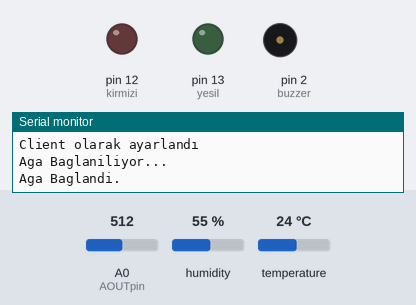
A sketch run on a simulated Arduino Uno, built with avr-gcc and run on an emulated ATmega328P. Shown: output pins drawn as LEDs (lit = HIGH), buzzer (waves = sounding, pin HIGH), the last lines printed to the serial monitor. The inputs (shaded band) are chosen by the test bench; at power-on: A0 (AOUTpin) = 512, temperature 24 °C, humidity 55 %. The modem accepts every AT command (registered, SIM ready, sends succeed) and sends nothing else.

Above: at 2.5 s.
2.6 s: A0 (AOUTpin) set to 348
11.6 s: A0 (AOUTpin) set to 323
At 20.7 s:
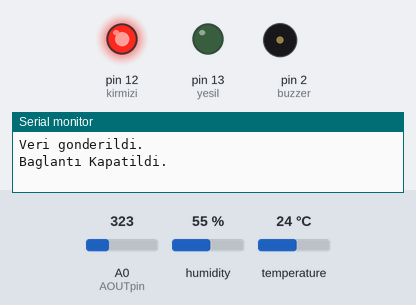
21.2 s: temperature set to 28 °C
At 29.2 s:
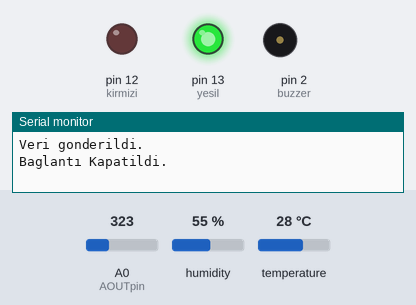
29.8 s: temperature set to 12 °C
At 38.7 s:
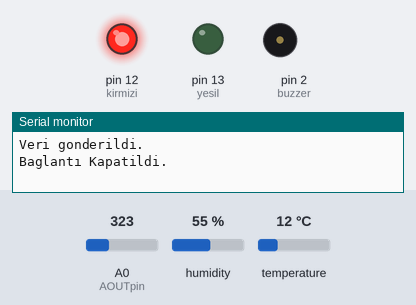
39.6 s: temperature set to 33 °C
At 46.64 s:
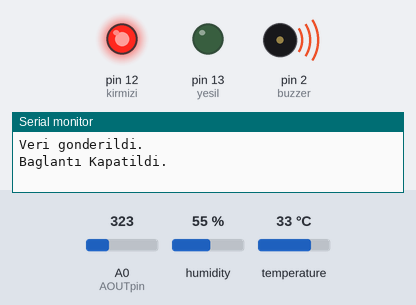
Timing chart, 0 to 58.3 s (numbered marks = the images above; inputs shaded):
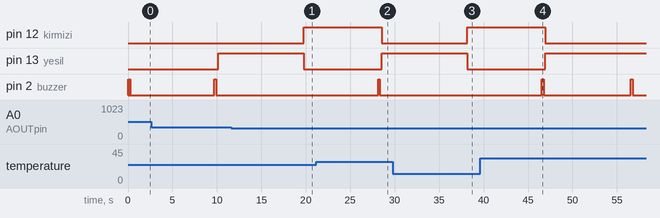

Measured:
- the behaviour switches between 331 and 330 on A0 (AOUTpin) (found by bisection; images 0 and 1)
- the behaviour switches between 26 and 27 °C on temperature (found by bisection; images 1 and 2)
- after the input at 11.6 s, pin 12 (kirmizi): LOW → HIGH after 8.1 s; pin 13 (yesil): HIGH → LOW after 8.1 s; pin 2 (buzzer): stays LOW (without the input it goes to HIGH after 8.1 s)
- after the input at 21.2 s, pin 12 (kirmizi): HIGH → LOW after 7.3 s; pin 13 (yesil): LOW → HIGH after 7.3 s; pin 2 (buzzer): LOW → HIGH after 6.9 s, → LOW 0.20 s later
- after the input at 29.8 s, pin 12 (kirmizi): LOW → HIGH after 8.4 s; pin 13 (yesil): HIGH → LOW after 8.4 s; pin 2 (buzzer): stays LOW (without the input it goes to HIGH after 8.4 s)
- after the input at 39.6 s, pin 12 (kirmizi): HIGH → LOW after 7.3 s; pin 13 (yesil): LOW → HIGH after 7.3 s; pin 2 (buzzer): alternates HIGH for 0.20 s and LOW for 9.8 s, starting after 6.9 s

The sketch:

main.ino
```cpp
#include <dht11.h> //DHT11 Sıcaklık Sensörü Kütüphanesi
#include <SoftwareSerial.h> //SoftwareSerial kütüphanimizi ekliyoruz.
SoftwareSerial gsm(8,9); //rx tx
SoftwareSerial esp(10,11);//Seri haberleşme pin ayarlarını yapıyoruz.
dht11 DHT11;

String agAdi = "esp";                 //Ağımızın adını buraya yazıyoruz.
String agSifresi = "12345678";           //Ağımızın şifresini buraya yazıyoruz.
String smsMetni = "";

int dhtPin = 6;


String ip = "184.106.153.149";//Thingspeak ip adresi

int buzzer=2; // Buzzer Sinyal Pini
int AOUTpin=A0; // Duman Sensörü Analog Pini


// RGB Led
int kirmizi=12; // RGB Led Kırmızı Işık Pini
int yesil=13; // RGB Led Yeşil Işık Pini

int sicaklik; // Sıcaklık Değişkeni

int value; // Duman Sensörü Alanlog Değişkeni


void SMSgonder(String mesaj) {

  gsm.begin(9600);
 // gsm.print("AT+CMGF=1");
  delay(100);
  gsm.println("AT+CMGS=\"+905374310537\"");// telefon numarasi degistir
  delay(100);
  gsm.println(mesaj);
  delay(100);
  gsm.println((char)26);
  delay(100);
  gsm.println();
  delay(100);
  gsm.println("AT+CMGD=1,4");
  delay(100);
  gsm.println("AT+CMGF=1");
  delay(100);
  gsm.println("AT+CNMI=1,2,0,0,0");
  delay(200);
  smsMetni = "";
}


void setup()
{
Serial.begin(9600); // Seri Bağlantı Hızı

pinMode(kirmizi, OUTPUT); // RGB Led Kırmızı Işık Çıkışı
pinMode(yesil, OUTPUT); // RGB Led Yeşil Işık Çıkışı
pinMode(buzzer, OUTPUT); // Buzzer Çıkışı
beep(50);
beep(50);
beep(50);
Serial.println("Started");
esp.begin(115200);  //ESP8266 ile seri haberleşmeyi başlatıyoruz.
esp.println("AT");  //AT komutu ile modül kontrolünü yapıyoruz.
  Serial.println("AT Yollandı");
  while(!esp.find("OK")){    //Modül hazır olana kadar bekliyoruz.
    esp.println("AT");
    Serial.println("ESP8266 Bulunamadı.");
  }
  Serial.println("OK Komutu Alındı");
  esp.println("AT+CWMODE=1"); //ESP8266 modülünü client olarak ayarlıyoruz.
  while(!esp.find("OK")){     //Ayar yapılana kadar bekliyoruz.
    esp.println("AT+CWMODE=1");
    Serial.println("Ayar Yapılıyor....");
  }
  Serial.println("Client olarak ayarlandı");
  Serial.println("Aga Baglaniliyor...");
  esp.println("AT+CWJAP=\""+agAdi+"\",\""+agSifresi+"\"");//Ağımıza bağlanıyoruz.
  while(!esp.find("OK"));//Ağa bağlanana kadar bekliyoruz.
  Serial.println("Aga Baglandi.");
  delay(1000);
}

void loop(){

esp.println("AT+CIPSTART=\"TCP\",\""+ip+"\",80");//Thingspeak'e bağlanıyoruz.
  if(esp.find("Error")){                           //Bağlantı hatası kontrolü yapıyoruz.
    Serial.println("AT+CIPSTART Error");
  }
  delay(2000);
  DHT11.read(dhtPin);
  sicaklik = (int)DHT11.temperature; // Sıcaklık Değeri Okunuyor
  value= (int)analogRead(AOUTpin); // Duman Sensörü Analog Değeri Okunuyor
  delay(1000);
  String veri = "GET https://api.thingspeak.com/update?api_key=7A2FPDQ8TYO0TEO4";   //Thingspeak komutu. Key kısmına kendi api keyimizi yazıyoruz.
  veri += "&field1=";
  veri += String(sicaklik);                                     //Göndereceğimiz sıcaklık değişkeni
  veri += "&field2=";
  veri += String(value);                                        //Göndereceğimiz gaz değişkeni
  veri += "\r\n\r\n";
  esp.print("AT+CIPSEND=");                                   //ESP'ye göndereceğimiz veri uzunluğunu veriyoruz.
  esp.println(veri.length()+2);
  delay(2000);
  if(esp.find(">")){                                          //ESP8266 hazır olduğunda içindeki komutlar çalışıyor.
    esp.print(veri);                                          //Veriyi gönderiyoruz.
    Serial.println(veri);
    Serial.println("Veri gonderildi.");
    delay(1000);
  }
  Serial.println("Baglantı Kapatildi.");
  esp.println("AT+CIPCLOSE");                                //Bağlantıyı kapatıyoruz
  delay(1000);                                               //Yeni veri gönderimi için 1 dakika bekliyoruz.
delay(300);
if (value > 330){
beep(200);
//Kullanılan RGB Led Anot (Pozitif) Uçlu Olduğudan LOW Değeri Ledi Yakar
digitalWrite(kirmizi, LOW); // Kırmızı Işık Açık
digitalWrite(yesil, HIGH); // Yeşil Işık Kapalı
    gsm.begin(9600);
    delay(100);
    gsm.println("AT+CMGF=1");
    delay(100);
    gsm.println("AT+CNMI=1,2,0,0,0");
    gsm.println("AT+CMGD=1,4");
    SMSgonder("sms içeriği");
    gsm.flush();
}

else if (DHT11.temperature > 26){
beep(200);
digitalWrite(kirmizi, LOW); // Kırmızı Işık Açık
digitalWrite(yesil, HIGH); // Yeşil Işık Kapalı
    gsm.begin(9600);
    delay(100);
    gsm.println("AT+CMGF=1");
    delay(100);
    gsm.println("AT+CNMI=1,2,0,0,0");
    gsm.println("AT+CMGD=1,4");
    SMSgonder("Motor Calistirildi");
    gsm.flush();

}

else {
digitalWrite(kirmizi, HIGH); // Kırmızı Işık Kapalı
digitalWrite(yesil, LOW); // Yeşil Işık Açık
}

}
// Buzzer Alarm Fonksiyonu
void beep(unsigned char delayms){
digitalWrite(buzzer, HIGH); // Buzzer Ses Verir
delay(delayms); // Belirlilen MS cinsinden bekletme
digitalWrite(buzzer, LOW); // Buzzer Sesi Kapatır
delay(delayms); // Belirlilen MS cinsinden bekletme
}
```
